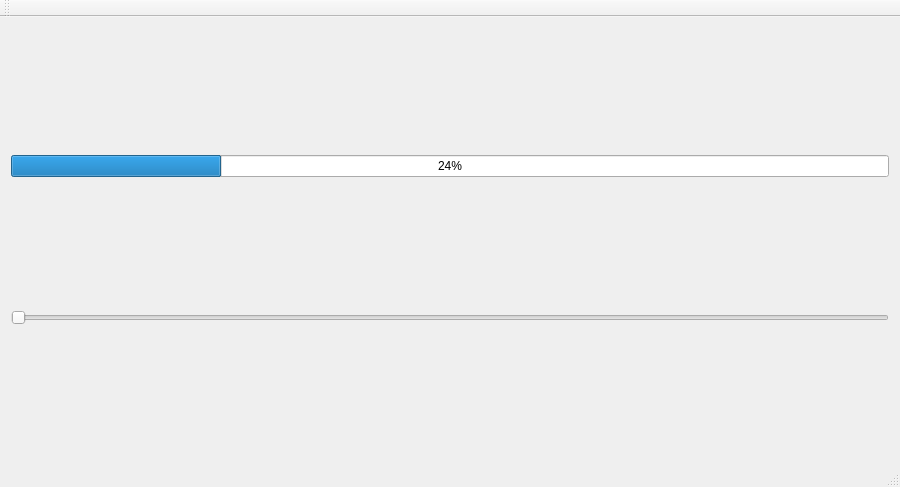
<?xml version="1.0" encoding="UTF-8"?>
<ui version="4.0">
 <class>MainWindow</class>
 <widget class="QMainWindow" name="MainWindow">
  <property name="geometry">
   <rect>
    <x>0</x>
    <y>0</y>
    <width>898</width>
    <height>487</height>
   </rect>
  </property>
  <property name="windowTitle">
   <string>MainWindow</string>
  </property>
  <widget class="QWidget" name="centralWidget">
   <layout class="QHBoxLayout" name="horizontalLayout">
    <item>
     <layout class="QVBoxLayout" name="verticalLayout">
      <item>
       <widget class="QProgressBar" name="progressBar">
        <property name="value">
         <number>24</number>
        </property>
       </widget>
      </item>
      <item alignment="Qt::AlignHCenter">
       <widget class="QSlider" name="horizontalSlider">
        <property name="minimumSize">
         <size>
          <width>878</width>
          <height>0</height>
         </size>
        </property>
        <property name="maximumSize">
         <size>
          <width>878</width>
          <height>16777215</height>
         </size>
        </property>
        <property name="orientation">
         <enum>Qt::Horizontal</enum>
        </property>
       </widget>
      </item>
     </layout>
    </item>
   </layout>
  </widget>
  <widget class="QMenuBar" name="menuBar">
   <property name="geometry">
    <rect>
     <x>0</x>
     <y>0</y>
     <width>898</width>
     <height>20</height>
    </rect>
   </property>
  </widget>
  <widget class="QToolBar" name="mainToolBar">
   <attribute name="toolBarArea">
    <enum>TopToolBarArea</enum>
   </attribute>
   <attribute name="toolBarBreak">
    <bool>false</bool>
   </attribute>
  </widget>
  <widget class="QStatusBar" name="statusBar"/>
 </widget>
 <layoutdefault spacing="6" margin="11"/>
 <tabstops>
  <tabstop>horizontalSlider</tabstop>
 </tabstops>
 <resources/>
 <connections>
  <connection>
   <sender>horizontalSlider</sender>
   <signal>valueChanged(int)</signal>
   <receiver>progressBar</receiver>
   <slot>setValue(int)</slot>
   <hints>
    <hint type="sourcelabel">
     <x>186</x>
     <y>458</y>
    </hint>
    <hint type="destinationlabel">
     <x>183</x>
     <y>253</y>
    </hint>
   </hints>
  </connection>
 </connections>
</ui>
